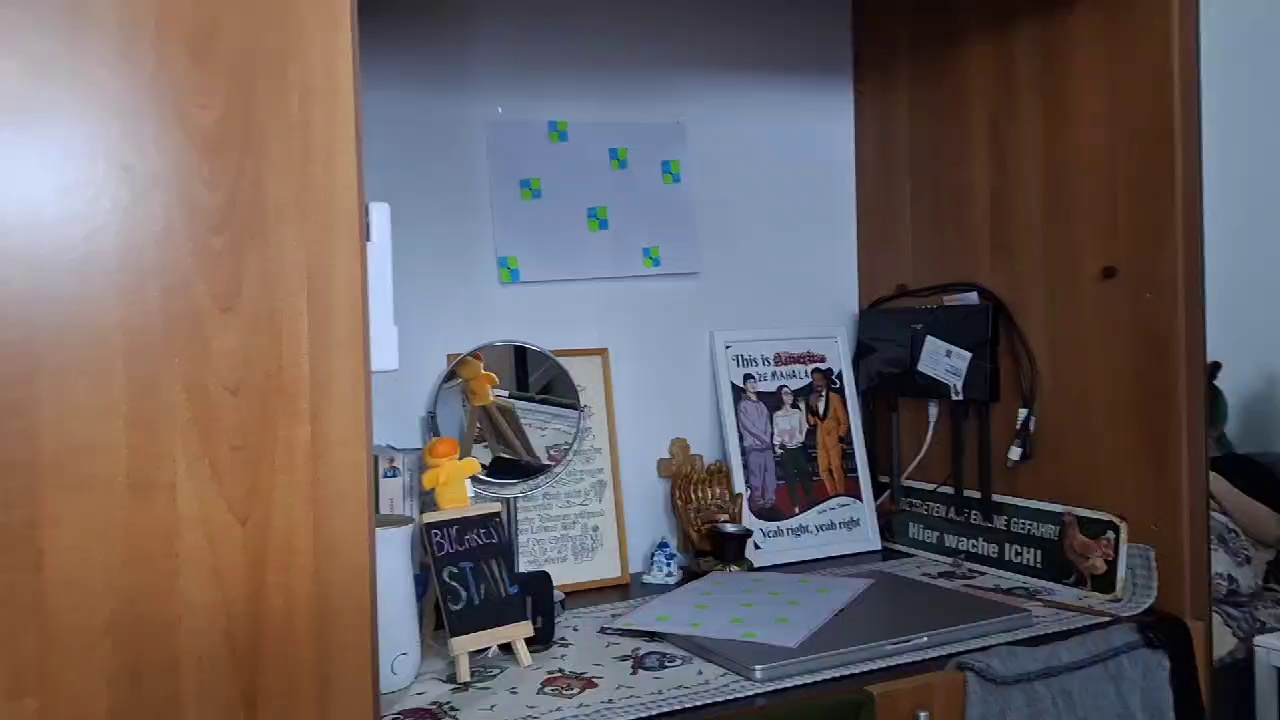
#> input picture background_subtractor/1.jpg, 1280 x 720 px, given in place of 1.jpeg, which was not available
$ python dense_matching2.py
#> lines starting #> are read from the running program, lines starting #| are printed output that depends on the picture; pictures that were not available may be replaced by others from this repository, and a replacement may not be noted
import cv2
import numpy as np

def match_points_sift(image1_path, image2_path):
    # Read images
#> called with image1_path = 'set4/1.jpeg', image2_path = 'set4/2.jpeg'
    img1 = cv2.imread(image1_path, cv2.IMREAD_GRAYSCALE)
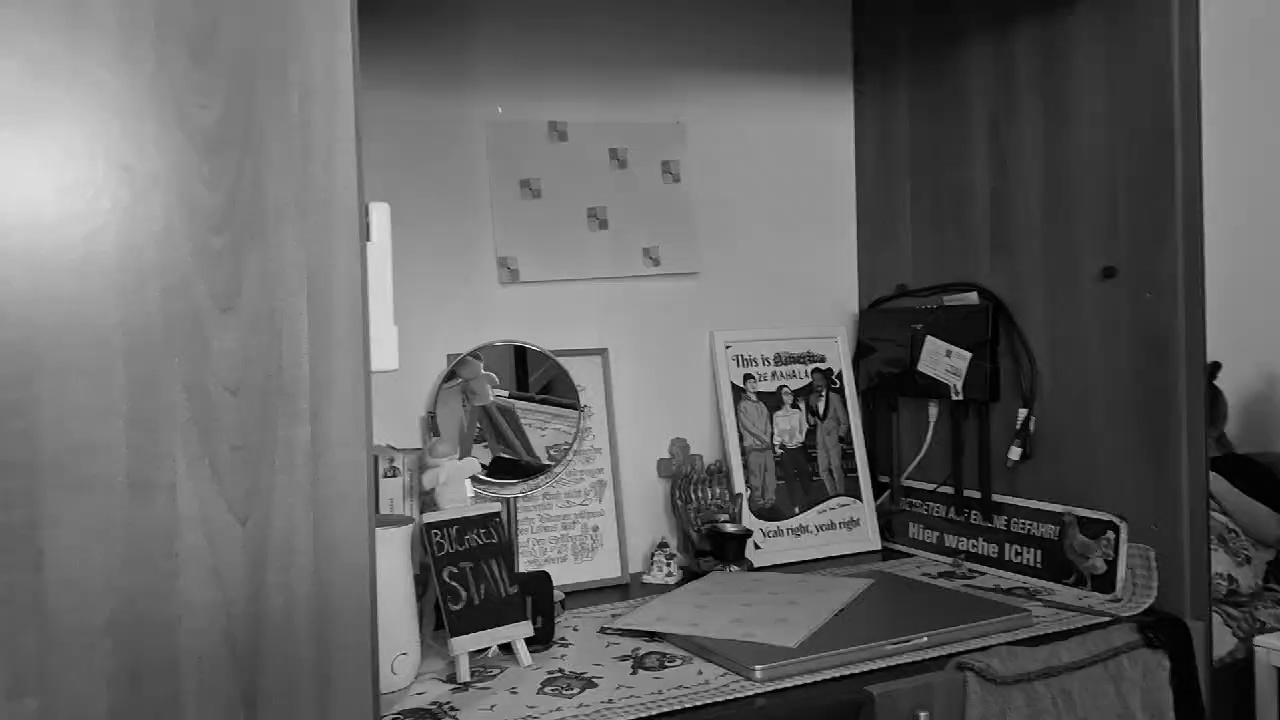
#> img1: shape (720, 1280); min 0, max 255, mean 98.9
    img2 = cv2.imread(image2_path, cv2.IMREAD_GRAYSCALE)
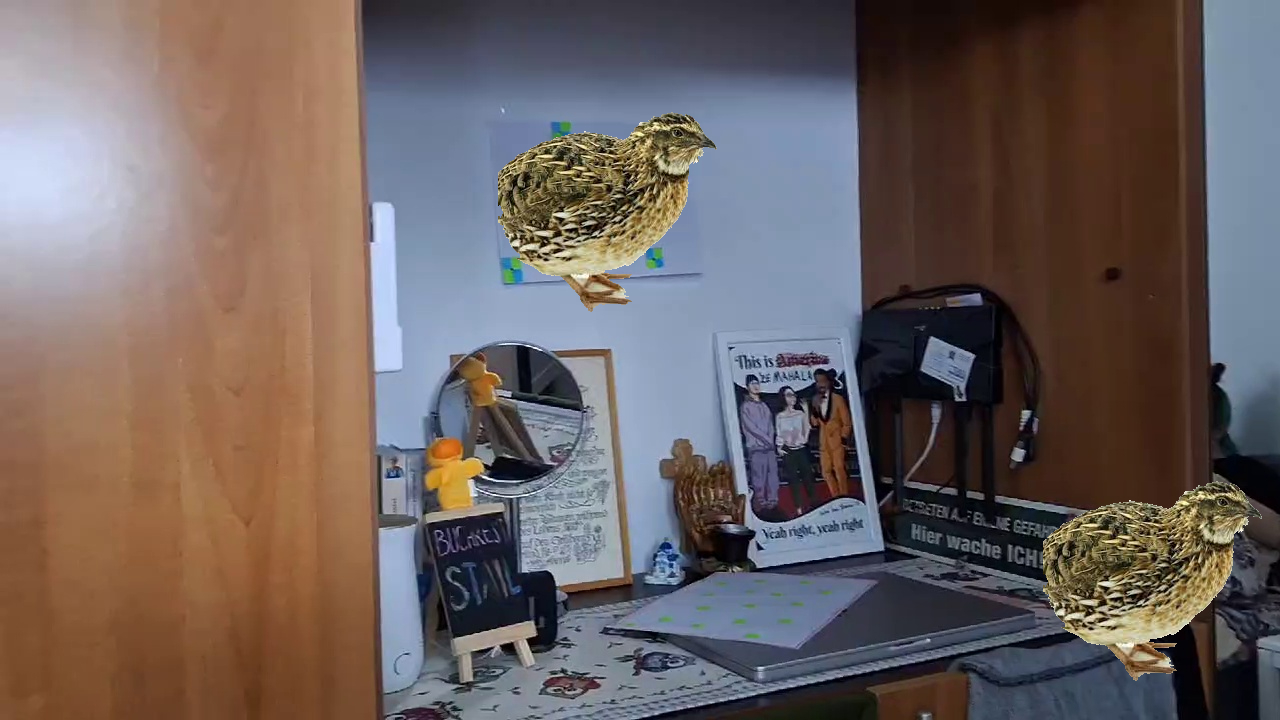
#> input picture background_subtractor/2.jpg, 1280 x 720 px, given in place of 2.jpeg, which was not available
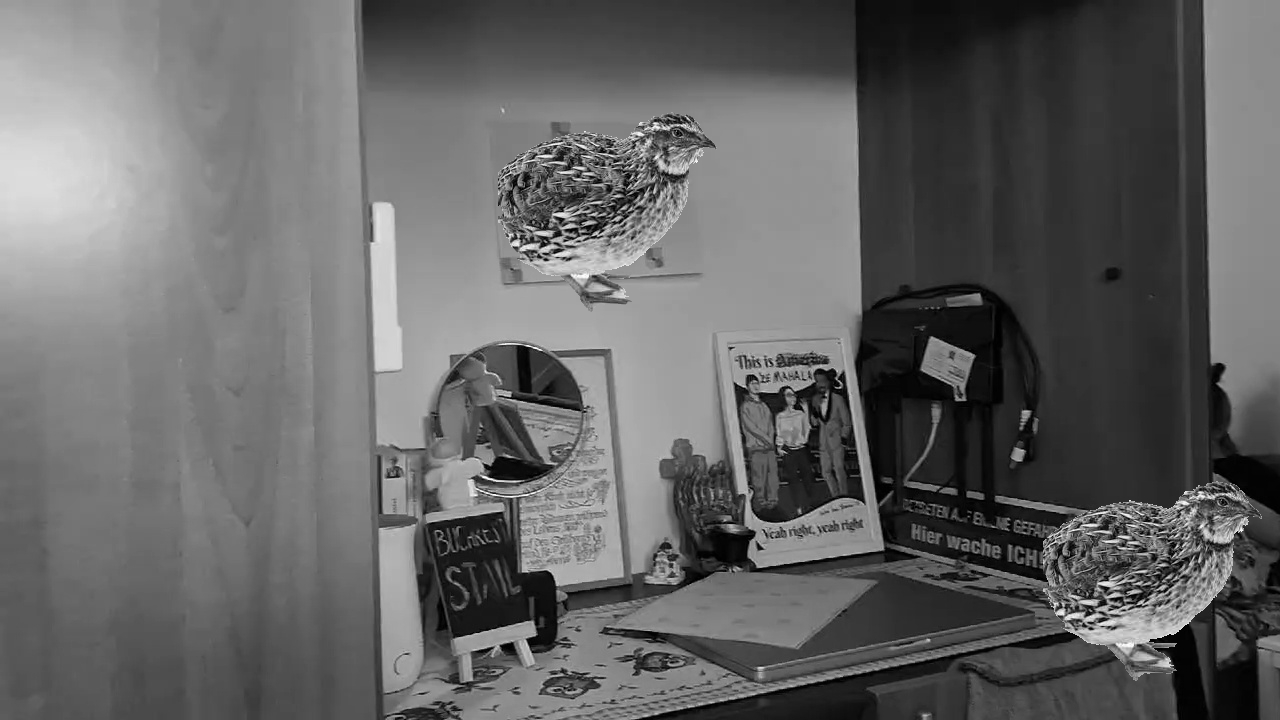
#> img2: shape (720, 1280); min 0, max 255, mean 100.3

    # Initialize SIFT detector
    sift = cv2.SIFT_create()

    # Find the keypoints and descriptors with SIFT
    kp1, des1 = sift.detectAndCompute(img1, None)
#> kp1 = 2326 keypoints; strongest (x, y, size): (481, 477, 2), (757, 547, 3.8), (1015, 453, 8.7), (742, 385, 2)
    kp2, des2 = sift.detectAndCompute(img2, None)
#> kp2 = 3399 keypoints; strongest (x, y, size): (1186, 493, 2.6), (1091, 629, 2.5), (546, 260, 2.5), (1061, 612, 4.2)

    # FLANN parameters
    FLANN_INDEX_KDTREE = 1
    index_params = dict(algorithm=FLANN_INDEX_KDTREE, trees=5)
    search_params = dict(checks=50)

    # Initialize FLANN matcher
    flann = cv2.FlannBasedMatcher(index_params, search_params)

    # Match descriptors
    matches = flann.knnMatch(des1, des2, k=2)
#> matches = 2326 matches

    # Store all good matches as per Lowe's ratio test.
    good_matches = []
    for m, n in matches:
        if m.distance < 0.4 * n.distance:
            good_matches.append(m)
#> after the loop, good_matches = 725 matches

    # Extract the matched points
    points1 = np.float32([kp1[m.queryIdx].pt for m in good_matches])
#> points1 = 725 pairs, first value 352.2 to 1270.7, second value 29.45 to 716.5
    points2 = np.float32([kp2[m.trainIdx].pt for m in good_matches])
#> points2 = 725 pairs, first value 356.1 to 1273.9, second value 29.37 to 716.6

    # Return pairs of matched points
    matched_points = list(zip(points1, points2))
#> matched_points = 725 items, first 6: ([352.2, 29.45], [356.1, 29.37]), ([364.4, 212.5], [368.2, 212.7]), ([368.3, 243], [372.1, 243.5]), ([373.6, 377.4], [377.3, 378.1]), ([375, 365.3], [378.8, 365.7]), ([375.8, 441.4], [379.1, 441.7])
    return matched_points

matched_points = match_points_sift('set4/1.jpeg', 'set4/2.jpeg')
print(len(matched_points))
#| 725
with open("dense_matchesBunny.txt", "a") as file:
    for p in matched_points:
      file.write(f"{int(p[0][0])} {int(p[0][1])} {int(p[1][0])} {int(p[1][1])}\n")
#> this loop made 725 passes
#> p on passes 1 to 3: ([352.2, 29.45], [356.1, 29.37]), ([364.4, 212.5], [368.2, 212.7]), ([368.3, 243], [372.1, 243.5])
